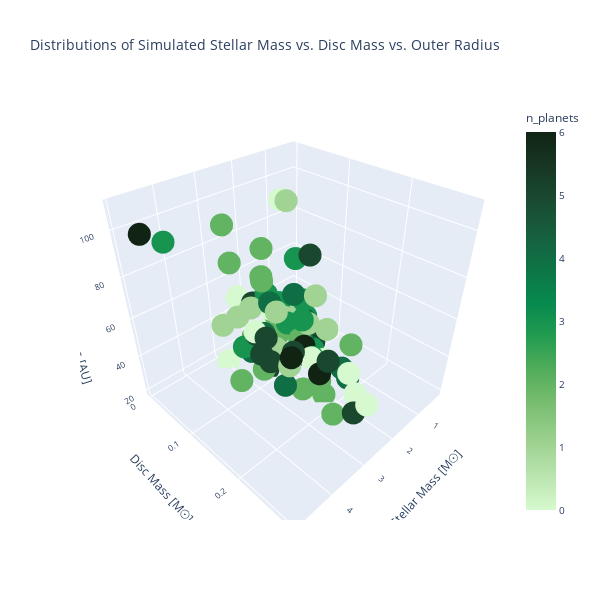

Source (notebook cell):
### Markdown cell above
### Generating a 3D Scatterplot

### Code cell
# 3D Scatter Plot with square plot area
fig_3d = px.scatter_3d(df, x='m1', y='disc_m', z='R_out', color='n_planets', color_continuous_scale=px.colors.sequential.algae,
                       title="Distributions of Simulated Stellar Mass vs. Disc Mass vs. Outer Radius",
                       labels={'m1': 'Stellar Mass [M☉]', 'disc_m': 'Disc Mass [M☉]', 'R_out': 'Outer Radius [AU]'})
fig_3d.update_layout(
    scene_aspectmode="cube",
    width=600, height=600,   # Set plot area to square
    font=dict(size=10)       # Decrease font size
)
#fig_3d.show()
